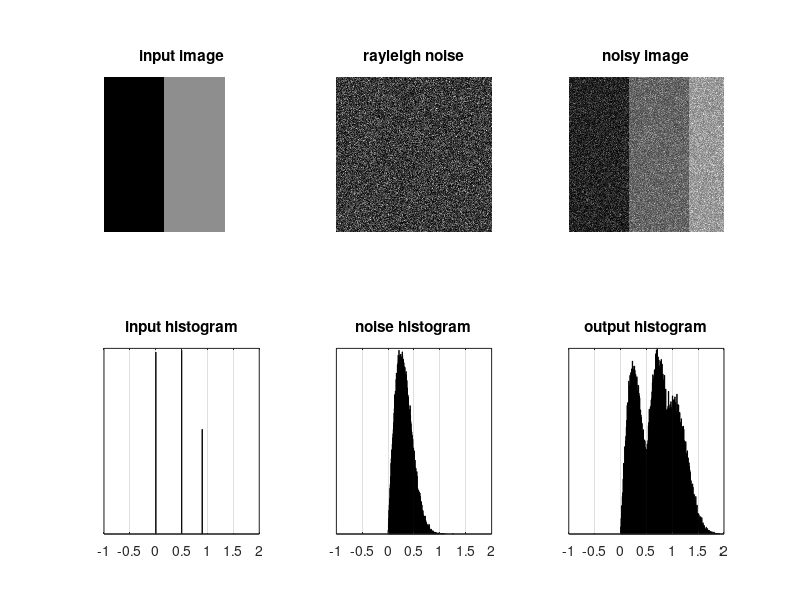

Recreate this plot in MATLAB.

clf;


M0=zeros(256,256);
M0(1:256,1:100)=0;
M0(1:256,100:200)=0.5;
M0(1:256,200:256)=0.9;
subplot(2,3,1)
imshow(M0,[]);
title('input image');

N=256;
sigma = 0.5;
M= M0+raylrnd(sigma,N,N)*sigma;

subplot(2,3,2)
imshow(M-M0,[]);
title('rayleigh noise');


subplot(2,3,3)
imshow(M,[]);
title('noisy image');

nbins=256;
[h,t]=hist(M0,nbins);
h = h/sum(h);
subplot(2,3,4);
bar(t,h);
set(gca,'YTick',[]);
axis([-1 2 0 max(h)*1.01]);
title('input histogram');
grid on;

[h,t]=hist(M-M0,nbins);
h = h/sum(h);
subplot(2,3,5);
bar(t,h);
set(gca,'YTick',[]);
axis([-1 2 0 max(h)*1.01]);
title('noise histogram');
grid on;


[h,t]=hist(M,nbins);
h = h/sum(h);
subplot(2,3,6);
bar(t,h);
set(gca,'YTick',[]);
axis([-1 2 0 max(h)]);

title('output histogram');
grid on;



%
%subplot(3,3,3)
%imshow(M-M1,[]);
%title('rayleigh noise');
